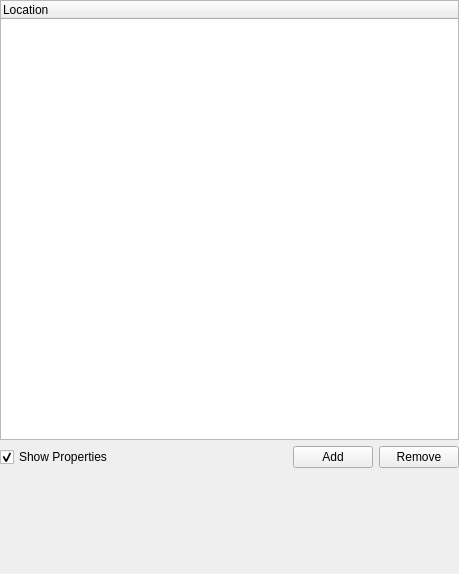
<?xml version="1.0" encoding="UTF-8"?>
<ui version="4.0">
 <class>LocationPaneClass</class>
 <widget class="QWidget" name="LocationPaneClass">
  <property name="geometry">
   <rect>
    <x>0</x>
    <y>0</y>
    <width>459</width>
    <height>574</height>
   </rect>
  </property>
  <property name="windowTitle">
   <string>LocationPane</string>
  </property>
  <layout class="QVBoxLayout" name="verticalLayout">
   <property name="margin">
    <number>0</number>
   </property>
   <item>
    <widget class="QTreeWidget" name="treeWidget">
     <property name="sizePolicy">
      <sizepolicy hsizetype="Minimum" vsizetype="Expanding">
       <horstretch>0</horstretch>
       <verstretch>0</verstretch>
      </sizepolicy>
     </property>
     <property name="minimumSize">
      <size>
       <width>150</width>
       <height>0</height>
      </size>
     </property>
     <column>
      <property name="text">
       <string>Location</string>
      </property>
     </column>
    </widget>
   </item>
   <item>
    <layout class="QHBoxLayout" name="horizontalLayout">
     <item>
      <widget class="QCheckBox" name="checkBox">
       <property name="enabled">
        <bool>true</bool>
       </property>
       <property name="sizePolicy">
        <sizepolicy hsizetype="MinimumExpanding" vsizetype="Fixed">
         <horstretch>0</horstretch>
         <verstretch>0</verstretch>
        </sizepolicy>
       </property>
       <property name="text">
        <string>Show Properties</string>
       </property>
       <property name="checked">
        <bool>true</bool>
       </property>
      </widget>
     </item>
     <item>
      <widget class="QPushButton" name="pushButton_2">
       <property name="text">
        <string>Add</string>
       </property>
      </widget>
     </item>
     <item>
      <widget class="QPushButton" name="pushButton">
       <property name="text">
        <string>Remove</string>
       </property>
      </widget>
     </item>
    </layout>
   </item>
   <item>
    <widget class="LocationProperties" name="widget" native="true">
     <property name="minimumSize">
      <size>
       <width>0</width>
       <height>100</height>
      </size>
     </property>
    </widget>
   </item>
  </layout>
 </widget>
 <layoutdefault spacing="6" margin="11"/>
 <customwidgets>
  <customwidget>
   <class>LocationProperties</class>
   <extends>QWidget</extends>
   <header>LocationProperties.h</header>
   <container>1</container>
  </customwidget>
 </customwidgets>
 <resources/>
 <connections>
  <connection>
   <sender>checkBox</sender>
   <signal>toggled(bool)</signal>
   <receiver>widget</receiver>
   <slot>setVisible(bool)</slot>
   <hints>
    <hint type="sourcelabel">
     <x>52</x>
     <y>458</y>
    </hint>
    <hint type="destinationlabel">
     <x>83</x>
     <y>517</y>
    </hint>
   </hints>
  </connection>
 </connections>
</ui>
